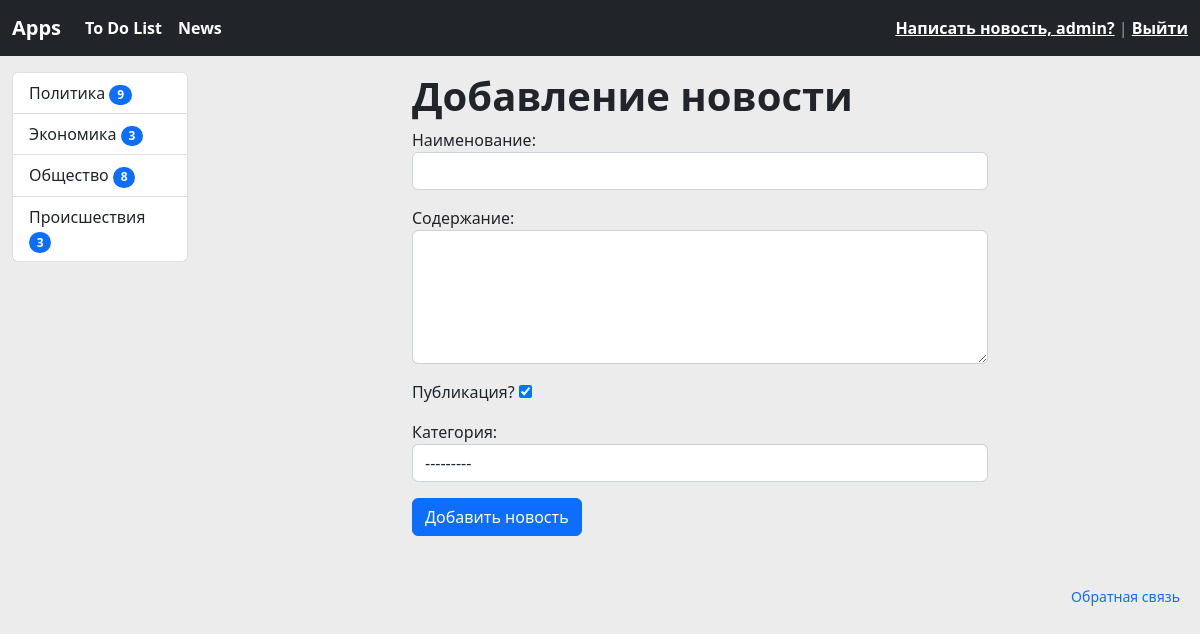
The page /app/news/add-news/ (signed in) on the database its author committed.
### news/models.py (models this page shows)
class Category(models.Model):
    title = models.CharField(max_length=150, db_index=True, verbose_name='Название категории')
    def get_absolute_url(self):
        return reverse('news:category', kwargs={'category_id': self.pk})
    def __str__(self):
        return self.title
    class Meta:
        verbose_name = 'Категория'
        verbose_name_plural = 'Категории'
        ordering = ['id']

### news/views.py (the view)
# urls.py: path('add-news/', CreateNews.as_view(), name="add_news"),
class CreateNews(LoginRequiredMixin, CreateView):
    title = 'Добавление новости'
    form_class = NewsForm
    template_name = 'news/news_create.html'
    raise_exception = True
    def get_context_data(self, *, object_list=None, **kwargs):
            context = super().get_context_data(**kwargs)
            context['title'] = 'Добавление новости'
            return context

### news/forms.py
class NewsForm(forms.ModelForm):
    class Meta:
        model = News
        fields = ['title', 'content', 'is_published', 'category']
        widgets = {
        'title': forms.TextInput(attrs={'class': 'form-control'}),
        'content': forms.Textarea(attrs={'class': 'form-control', 'rows': 5}),
        'photo': forms.FileInput(attrs={'class': 'form-control'}),
        'category': forms.Select(attrs={'class': 'form-control'})
        }

### news/templatetags/news_tags.py (called while the page is built)
@register.simple_tag(name='get_list_categories')
def get_categories():
    return Category.objects.annotate(cnt=Count('news', filter=F('news__is_published'))).filter(cnt__gt=0)

### news/templates/news/news_create.html (shortened to what this page needs)
{% extends "base.html" %}
{% load news_tags %}
{% block main %}
<div class="container-fluid mb-3">
  <div class="row">
    <div class="col-md-2 pt-3">
        {% include 'inc/_sidebar.html' %}
    </div>
    <div class="col-md-6 pt-3 container-fluid">
                <div class="col">
                    <h1><b>{{ title }}</b></h1>
                    <form action="{% url 'news:add_news' %}" method="post">
                        {{ form.as_p }}
                        <button type="submit" class="btn btn-primary btn-block">Добавить новость</button>
                    </form>
                </div>
    </div>
  </div>
</div>
{% endblock %}

### templates/inc/_navbar.html (shortened to what this page needs)
<nav class="navbar navbar-dark bg-dark navbar-expand-lg">
  <div class="container-fluid">
    <a class="navbar-brand" href="{% url 'common:start' %}"><b>Apps</b></a>
    <div class="collapse navbar-collapse" id="navbarNavAltMarkup">
        <div class="navbar-nav">
            <a class="nav-link active" aria-current="page" href="{% url 'todo:index' %}"><b>To Do List</b></a>
            <a class="nav-link active" aria-current="page" href="{% url 'news:home' %}"><b>News</b></a>
        </div>
    </div>
    <span class="navbar-text">
        {% if title or news_item.title %}
            {% if request.user.is_authenticated %}
                <a href="{% url 'news:add_news' %}"><b>Написать новость, {{ user.username }}?</b></a> | <a href="{% url 'news:logout' %}"><b>Выйти</b></a>
            {% else %}
                <a href="{% url 'news:login' %}"><b>Войти</b></a> | <a href="{% url 'news:register' %}"><b>Регистрация</b></a>
            {% endif %}
        {% endif %}
    </span>
  </div>
</nav>

### news/templates/inc/_sidebar.html
{% load news_tags %}
<div class="list-group">
    {% get_list_categories as categories %}
    {% for item in categories %}
    <a href="{{ item.get_absolute_url }}" class="list-group-item list-group-item-action">{{ item.title }}
    <span class="badge bg-primary rounded-pill">{{ item.cnt }}</span>
    </a>
    {% endfor%}
</div>
<br>

### demo/static/css/style.css (style rules this page uses)
body { background-color: #ececec; }

### rows shown on the page
Category: title "Политика", cnt "9"
Category: title "Экономика", cnt "3"
Category: title "Общество", cnt "8"
Category: title "Происшествия", cnt "3"

### other values the page prints
{{ user.username }} "admin"
{{ title }} "Добавление новости"
